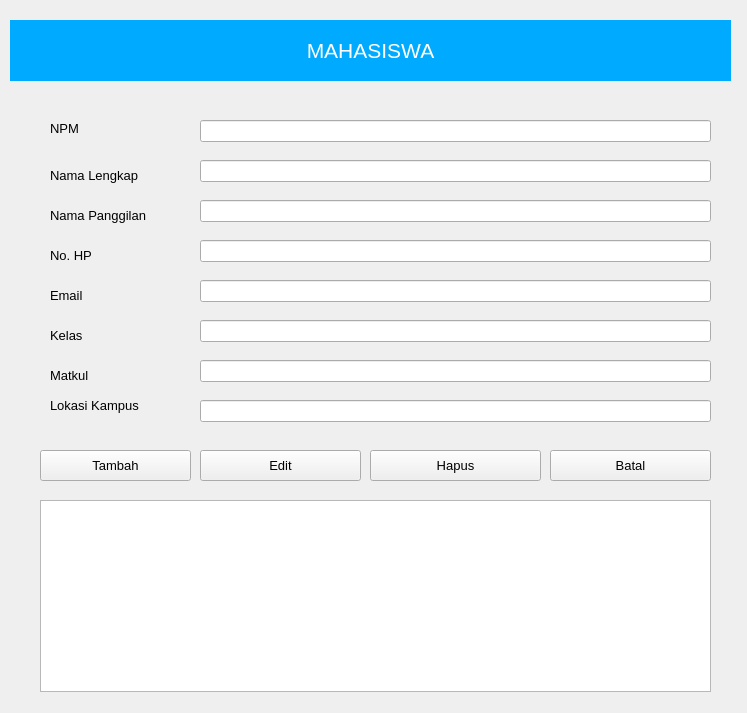
<?xml version="1.0" encoding="UTF-8"?>
<ui version="4.0">
 <class>Form</class>
 <widget class="QWidget" name="Form">
  <property name="geometry">
   <rect>
    <x>0</x>
    <y>0</y>
    <width>747</width>
    <height>713</height>
   </rect>
  </property>
  <property name="windowTitle">
   <string>mahasiswa</string>
  </property>
  <widget class="QLabel" name="label">
   <property name="geometry">
    <rect>
     <x>50</x>
     <y>120</y>
     <width>55</width>
     <height>16</height>
    </rect>
   </property>
   <property name="font">
    <font>
     <pointsize>10</pointsize>
    </font>
   </property>
   <property name="text">
    <string>NPM</string>
   </property>
  </widget>
  <widget class="QLabel" name="label_2">
   <property name="geometry">
    <rect>
     <x>50</x>
     <y>160</y>
     <width>121</width>
     <height>31</height>
    </rect>
   </property>
   <property name="font">
    <font>
     <pointsize>10</pointsize>
    </font>
   </property>
   <property name="text">
    <string>Nama Lengkap</string>
   </property>
  </widget>
  <widget class="QLabel" name="label_3">
   <property name="geometry">
    <rect>
     <x>50</x>
     <y>200</y>
     <width>131</width>
     <height>31</height>
    </rect>
   </property>
   <property name="font">
    <font>
     <pointsize>10</pointsize>
    </font>
   </property>
   <property name="text">
    <string>Nama Panggilan</string>
   </property>
  </widget>
  <widget class="QLabel" name="label_4">
   <property name="geometry">
    <rect>
     <x>50</x>
     <y>240</y>
     <width>131</width>
     <height>31</height>
    </rect>
   </property>
   <property name="font">
    <font>
     <pointsize>10</pointsize>
    </font>
   </property>
   <property name="text">
    <string>No. HP</string>
   </property>
  </widget>
  <widget class="QLabel" name="label_5">
   <property name="geometry">
    <rect>
     <x>50</x>
     <y>280</y>
     <width>131</width>
     <height>31</height>
    </rect>
   </property>
   <property name="font">
    <font>
     <pointsize>10</pointsize>
    </font>
   </property>
   <property name="text">
    <string>Email</string>
   </property>
  </widget>
  <widget class="QLabel" name="label_6">
   <property name="geometry">
    <rect>
     <x>50</x>
     <y>320</y>
     <width>131</width>
     <height>31</height>
    </rect>
   </property>
   <property name="font">
    <font>
     <pointsize>10</pointsize>
    </font>
   </property>
   <property name="text">
    <string>Kelas</string>
   </property>
  </widget>
  <widget class="QLabel" name="label_7">
   <property name="geometry">
    <rect>
     <x>50</x>
     <y>360</y>
     <width>131</width>
     <height>31</height>
    </rect>
   </property>
   <property name="font">
    <font>
     <pointsize>10</pointsize>
    </font>
   </property>
   <property name="text">
    <string>Matkul</string>
   </property>
  </widget>
  <widget class="QLabel" name="label_9">
   <property name="geometry">
    <rect>
     <x>50</x>
     <y>390</y>
     <width>131</width>
     <height>31</height>
    </rect>
   </property>
   <property name="font">
    <font>
     <pointsize>10</pointsize>
    </font>
   </property>
   <property name="text">
    <string>Lokasi Kampus</string>
   </property>
  </widget>
  <widget class="QLineEdit" name="lineEdit_npm">
   <property name="geometry">
    <rect>
     <x>200</x>
     <y>120</y>
     <width>511</width>
     <height>22</height>
    </rect>
   </property>
  </widget>
  <widget class="QLineEdit" name="lineEdit_nama">
   <property name="geometry">
    <rect>
     <x>200</x>
     <y>160</y>
     <width>511</width>
     <height>22</height>
    </rect>
   </property>
  </widget>
  <widget class="QLineEdit" name="lineEdit_panggilan">
   <property name="geometry">
    <rect>
     <x>200</x>
     <y>200</y>
     <width>511</width>
     <height>22</height>
    </rect>
   </property>
  </widget>
  <widget class="QLineEdit" name="lineEdit_telp">
   <property name="geometry">
    <rect>
     <x>200</x>
     <y>240</y>
     <width>511</width>
     <height>22</height>
    </rect>
   </property>
  </widget>
  <widget class="QLineEdit" name="lineEdit_email">
   <property name="geometry">
    <rect>
     <x>200</x>
     <y>280</y>
     <width>511</width>
     <height>22</height>
    </rect>
   </property>
  </widget>
  <widget class="QLineEdit" name="lineEdit_kelas">
   <property name="geometry">
    <rect>
     <x>200</x>
     <y>320</y>
     <width>511</width>
     <height>22</height>
    </rect>
   </property>
  </widget>
  <widget class="QLineEdit" name="lineEdit_matkul">
   <property name="geometry">
    <rect>
     <x>200</x>
     <y>360</y>
     <width>511</width>
     <height>22</height>
    </rect>
   </property>
  </widget>
  <widget class="QLineEdit" name="lineEdit_lokasi_2">
   <property name="geometry">
    <rect>
     <x>200</x>
     <y>400</y>
     <width>511</width>
     <height>22</height>
    </rect>
   </property>
  </widget>
  <widget class="QPushButton" name="TAMBAH">
   <property name="geometry">
    <rect>
     <x>40</x>
     <y>450</y>
     <width>151</width>
     <height>31</height>
    </rect>
   </property>
   <property name="font">
    <font>
     <pointsize>10</pointsize>
    </font>
   </property>
   <property name="text">
    <string>Tambah</string>
   </property>
  </widget>
  <widget class="QPushButton" name="UBAH">
   <property name="geometry">
    <rect>
     <x>200</x>
     <y>450</y>
     <width>161</width>
     <height>31</height>
    </rect>
   </property>
   <property name="font">
    <font>
     <pointsize>10</pointsize>
    </font>
   </property>
   <property name="text">
    <string>Edit</string>
   </property>
  </widget>
  <widget class="QPushButton" name="HAPUS">
   <property name="geometry">
    <rect>
     <x>370</x>
     <y>450</y>
     <width>171</width>
     <height>31</height>
    </rect>
   </property>
   <property name="font">
    <font>
     <pointsize>10</pointsize>
    </font>
   </property>
   <property name="text">
    <string>Hapus</string>
   </property>
  </widget>
  <widget class="QPushButton" name="BATAL">
   <property name="geometry">
    <rect>
     <x>550</x>
     <y>450</y>
     <width>161</width>
     <height>31</height>
    </rect>
   </property>
   <property name="font">
    <font>
     <pointsize>10</pointsize>
    </font>
   </property>
   <property name="text">
    <string>Batal</string>
   </property>
  </widget>
  <widget class="QTableWidget" name="tableWidget">
   <property name="geometry">
    <rect>
     <x>40</x>
     <y>500</y>
     <width>671</width>
     <height>192</height>
    </rect>
   </property>
  </widget>
  <widget class="QLabel" name="label_8">
   <property name="geometry">
    <rect>
     <x>10</x>
     <y>20</y>
     <width>721</width>
     <height>61</height>
    </rect>
   </property>
   <property name="font">
    <font>
     <pointsize>16</pointsize>
    </font>
   </property>
   <property name="autoFillBackground">
    <bool>false</bool>
   </property>
   <property name="styleSheet">
    <string notr="true">background-color: rgb(0, 170, 255);
color: rgb(255, 255, 255);</string>
   </property>
   <property name="text">
    <string>MAHASISWA</string>
   </property>
   <property name="alignment">
    <set>Qt::AlignCenter</set>
   </property>
  </widget>
 </widget>
 <resources/>
 <connections/>
</ui>
